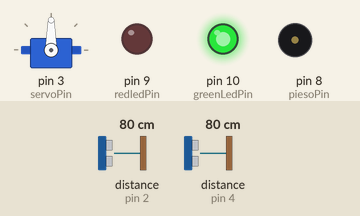
This sketch was run on a simulated Arduino Uno, built with avr-gcc and run on an emulated ATmega328P. Shown: servo, output pins drawn as LEDs (lit = HIGH), buzzer (waves = sounding). Wiring (inferred from the names in the program): 2 × ultrasonic range finder: trigger pin 2, echo pin 2 / trigger pin 4, echo pin 4. Dashed ring = blinking. The test bench sets the inputs (shaded band); at power-on: distance to the obstacle (sensors on pin 2, pin 4) 80 cm. The echo pulse lasts 58.3 µs per cm; what the sketch prints to the serial monitor is not drawn.

Above: at 3.4 s.
3.5 s: distance to the obstacle (sensor on pin 2) set to 18 cm
6.5 s: distance to the obstacle (sensor on pin 4) set to 2 cm
9.5 s: distance to the obstacle (sensor on pin 2) set to 97 cm
12.5 s: distance to the obstacle (sensor on pin 2) set to 102 cm
At 13.42 s:
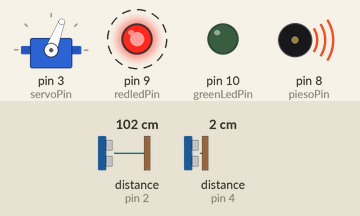
At 15.4 s:
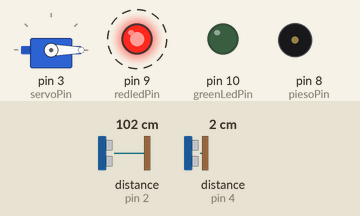
15.5 s: distance to the obstacle (sensor on pin 4) set to 9 cm
Timing chart, 0 to 18.5 s (numbered marks = the images above; inputs shaded):
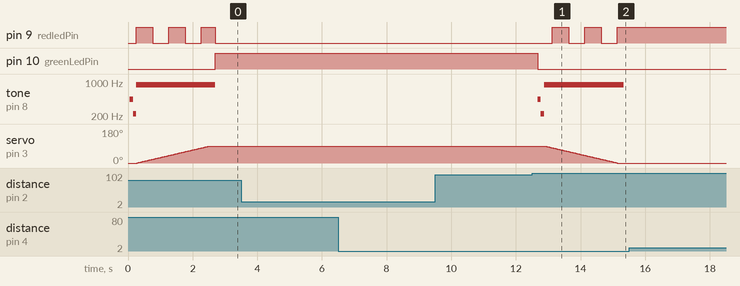

The sketch:

main.ino
```cpp
#include <Arduino.h>
#include <Servo.h>

// constantes
// -------- servo ------------------
Servo sv;
const int servoPin = 3; // motor que controla o braço da cancela
// -------- leds -------------------
const int redledPin = 9;   // led vermelha
const int greenLedPin = 10; // led verde
// -------- sensor proximidade -----
const int sensorPinEntrada = 2;    // sensor que detect veículos próximos á entrada
const int sensorPinsSaida = 4; // sensor que detecta se o veículo está a uma distância segura para fechar a cancela
// -------- pieso ------------------
const int piesoPin = 8;    // alerta sonoro

// piscar led
void changeLed(int ledPin)
{
    digitalWrite(ledPin, !digitalRead(ledPin));
}
// controle cancela
int controlCancel(int start, int end, int blinker)
{
    int out;
    if (start > end)
    {
        Serial.print("Fechando");
        for (int i = start; i >= end - 1; i--)
        {
            if (blinker > 0 && i % 20 == 0)
            {
                changeLed(blinker);
            }
            sv.write(i);
            Serial.print(".");
            delay(25);
            out = i;
        }
    }
    else
    {
        Serial.print("Abrindo");
        for (int i = start; i <= end; i++)
        {
            if (blinker > 0 && i % 20 == 0)
            {
                changeLed(blinker);
            }
            sv.write(i);
            Serial.print(".");
            delay(25);
            out = i;
        }
    }
    Serial.println("");
    return out;
}

// fechar cancela
int closeCancel() { return controlCancel(90, 0, redledPin); }

// abrir cancela
int openCancel() { return controlCancel(0, 90, redledPin); }

// posição de proximidade
float getSensorProximity(int sensorPinEntrada)
{
    pinMode(sensorPinEntrada, OUTPUT);
    digitalWrite(sensorPinEntrada, LOW);
    delayMicroseconds(2);
    digitalWrite(sensorPinEntrada, HIGH);

    delayMicroseconds(5);
    digitalWrite(sensorPinEntrada, LOW);
    pinMode(sensorPinEntrada, INPUT);
    return 0.01723 * pulseIn(sensorPinEntrada, HIGH);
}

// emite som com o pieso
void emitBeep(int piesoPin)
{
    tone(piesoPin, 440);
    delay(100);
    tone(piesoPin, 220);
    delay(100);
    tone(piesoPin, 880);
}

void setup()
{
    Serial.begin(9600);

    sv.attach(servoPin);                 // porta do sianl servo motor
    sv.write(0);                  // posição inicial servo motor
    pinMode(greenLedPin, OUTPUT); // setup led verde
    pinMode(redledPin, OUTPUT);   // setup led vermelho
    pinMode(piesoPin, OUTPUT);    // porta do pieso
}

void loop()
{

    long sensorEntradaDistance = getSensorProximity(sensorPinEntrada);  // valor Distância sensor de entrada
    long sensorSaidaDistance = getSensorProximity(sensorPinsSaida); // valor Distância sebsir de saida
    long cancelPosition = sv.read(); // valor posião do moto

    Serial.print("posição do portão (graus) :\t");
    Serial.println(cancelPosition);
    Serial.print("Distância sensor de entrada (cm):\t");
    Serial.println(sensorEntradaDistance);
    Serial.print("Diatãncia sensor de saida (cm):\t");
    Serial.println(sensorSaidaDistance);

    // Carro próximoo da cancela na entrada
    if (sensorEntradaDistance < 100 && cancelPosition == 0)
    {
        // desliga led
        digitalWrite(greenLedPin, LOW);
        // emite som
        emitBeep(piesoPin);
        // abertura de cancela
        openCancel();
    }
    // cancela erguida mas o carro está longe dae perpassar as cancelas
    else if (sensorSaidaDistance >= 50 && cancelPosition >= 90)
    {
        noTone(piesoPin);
        digitalWrite(redledPin, LOW);
        digitalWrite(greenLedPin, HIGH);
    }
    // cancela aberta irá fechar pois o carro se aproximou de um segundo sensor o qual está a uma distâmcia segura da cancela
    else if (sensorEntradaDistance >= 100 && sensorSaidaDistance < 50 && cancelPosition >= 90)
    {
        // desliga led
        digitalWrite(greenLedPin, LOW);
        // emite som
        emitBeep(piesoPin);
        // fecha cancela
        closeCancel();
    }
    // cancela fechada sem veiculo proximo
    else if (cancelPosition == 0)
    {
        // silencia o piezo
        noTone(piesoPin);
        // liga led
        digitalWrite(redledPin, HIGH);
        // desliga led
        digitalWrite(greenLedPin, LOW);
    }
    delay(100);
}
```

Measured:
- the behaviour switches between 99 and 100 cm on distance to the obstacle (sensor on pin 2) (found by bisection; images 0 and 1)
- after the input at 3.5 s, every drawn part: stays the same
- after the input at 6.5 s, every drawn part: stays the same
- after the input at 9.5 s, every drawn part: stays the same
- after the input at 12.5 s, pin 9 (redledPin): alternates HIGH for 0.50 s and LOW for 0.50 s, starting after 0.63 s; pin 10 (greenLedPin): HIGH → LOW after 0.18 s
- after the input at 15.5 s, every drawn part: stays the same
- by itself, pin 9 (redledPin): alternates HIGH for 0.50 s and LOW for 0.50 s
